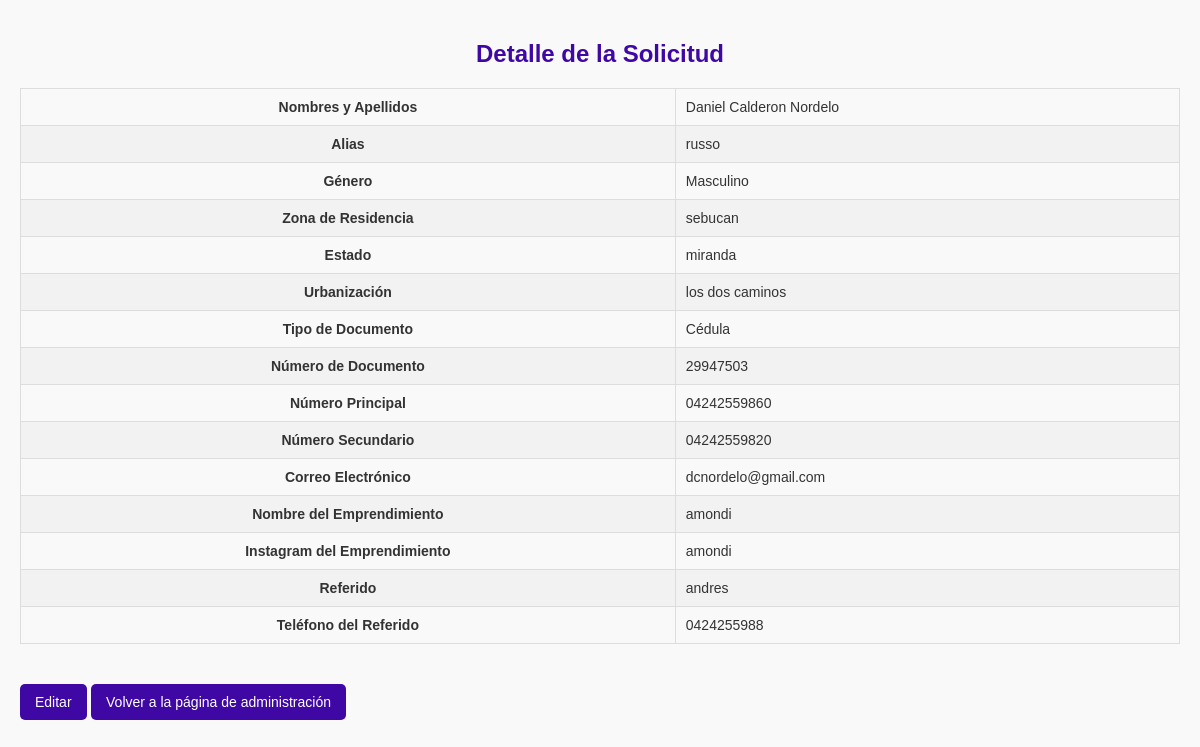
The page /admin/detalle/1 (signed in) on the database as committed earlier.
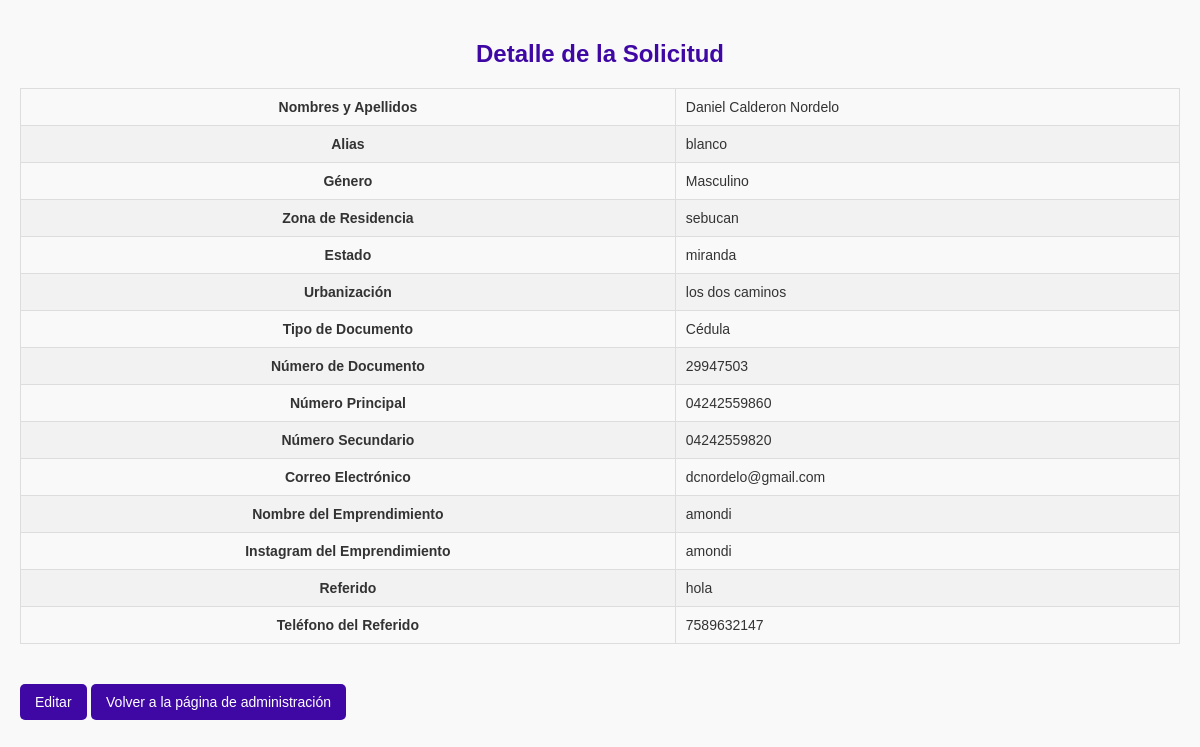
The same page on the database as committed later.
### tables this page shows
CREATE TABLE usuarios (
        id INTEGER PRIMARY KEY AUTOINCREMENT,
        nombres_apellidos TEXT,
        alias TEXT,
        genero TEXT,
        zona_residencia TEXT,
        estado TEXT,
        urbanizacion TEXT,
        tipo_documento TEXT,
        numero_documento TEXT,
        numero_principal TEXT,
        numero_secundario TEXT,
        correo TEXT,
        nombre_emprendimiento TEXT,
        instagram_emprendimiento TEXT,
        referido_nombre TEXT,
        referido_telefono TEXT
    );

### app.py (the view)
@app.route('/admin/detalle/<int:id_solicitud>')
def detalle_solicitud(id_solicitud):
    if 'username' not in session:
        flash('Por favor, inicia sesión primero.', 'warning')
        return redirect(url_for('login'))
    solicitud = get_solicitud_por_id(id_solicitud)
    return render_template('detalle_solicitud.html', solicitud=solicitud)

### app.py (called while the page is built)
def get_solicitud_por_id(id_solicitud):
    conn = sqlite3.connect('solicitudes.db')
    c = conn.cursor()
    c.execute('SELECT * FROM usuarios WHERE id = ?', (id_solicitud,))
    solicitud = c.fetchone()
    conn.close()
    return solicitud

### templates/detalle_solicitud.html (shortened to what this page needs)
<!DOCTYPE html>
<html lang="es">
<head>
    <link rel="stylesheet" href="{{ url_for('static', filename='styles_detalle.css') }}">
</head>
<body>
    <h2>Detalle de la Solicitud</h2>
    <table border="1">
        <tr>
            <th>Nombres y Apellidos</th>
            <td>{{ solicitud[1] }}</td>
        </tr>
        <tr>
            <th>Alias</th>
            <td>{{ solicitud[2] }}</td>
        </tr>
        <tr>
            <th>Género</th>
            <td>{{ solicitud[3] }}</td>
        </tr>
        <tr>
            <th>Zona de Residencia</th>
            <td>{{ solicitud[4] }}</td>
        </tr>
        <tr>
            <th>Estado</th>
            <td>{{ solicitud[5] }}</td>
        </tr>
        <tr>
            <th>Urbanización</th>
            <td>{{ solicitud[6] }}</td>
        </tr>
        <tr>
            <th>Tipo de Documento</th>
            <td>{{ solicitud[7] }}</td>
        </tr>
        <tr>
            <th>Número de Documento</th>
            <td>{{ solicitud[8] }}</td>
        </tr>
        <tr>
            <th>Número Principal</th>
            <td>{{ solicitud[9] }}</td>
        </tr>
        <tr>
            <th>Número Secundario</th>
            <td>{{ solicitud[10] }}</td>
        </tr>
        <tr>
            <th>Correo Electrónico</th>
            <td>{{ solicitud[11] }}</td>
        </tr>
        <tr>
            <th>Nombre del Emprendimiento</th>
            <td>{{ solicitud[12] }}</td>
        </tr>
        <tr>
            <th>Instagram del Emprendimiento</th>
            <td>{{ solicitud[13] }}</td>
        </tr>
        <tr>
            <th>Referido</th>
            <td>{{ solicitud[14] }}</td>
        </tr>
        <tr>
            <th>Teléfono del Referido</th>
            <td>{{ solicitud[15] }}</td>
        </tr>
    </table>
    <a href="{{ url_for('editar_solicitud', id_solicitud=solicitud[0]) }}" class="btn">Editar</a>
    <a href="{{ url_for('admin') }}" class="btn">Volver a la página de administración</a>
</body>
</html>

### static/styles_detalle.css (style rules this page uses)
body { font-family: 'Poppins', sans-serif; margin: 0; padding: 20px; background-color: #f9f9f9; color: #333; }
h2 { text-align: center; color: #3f08a5; }
table { width: 100%; border-collapse: collapse; margin: 20px 0; font-size: 14px; }
table, th, td { border: 1px solid #ddd; padding: 10px; }
tbody tr:nth-child(even) { background-color: #f2f2f2; }
.btn { display: inline-block; padding: 10px 15px; color: white; background-color: #3f08a5; text-decoration: none; border-radius: 5px; font-size: 14px; margin-top: 20px; }
a { text-decoration: none; color: #3f08a5; font-size: 14px; margin-top: 10px; display: inline-block; }

Rows that differ between the two databases and show on the page:
changed usuarios "Daniel Calderon Nordelo": alias "russo" → "blanco"; referido_nombre "andres" → "hola"; referido_telefono "0424255988" → "7589632147"
